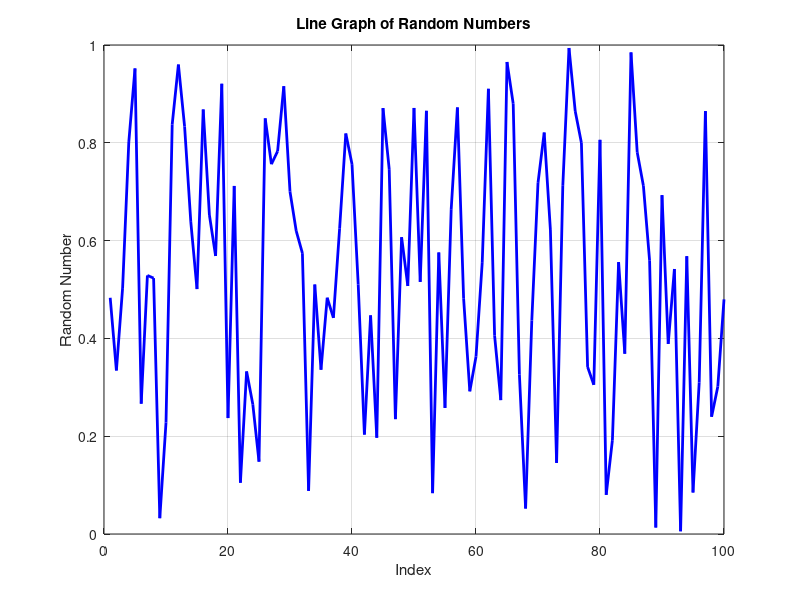

Write MATLAB code to recreate this figure.
% Random Number Sequence Generation and Plotting

% Parameters
n = 100; % Number of random numbers to generate
x = 1:n; % X-axis values (1 to n)

% Generate random numbers
random_numbers = rand(1, n); % Generate n random numbers between 0 and 1

% Plotting
figure;
plot(x, random_numbers, 'b-', 'LineWidth', 2);
xlabel('Index');
ylabel('Random Number');
title('Line Graph of Random Numbers');
grid on;

% Optional: Display the first few random numbers in the command window
disp('First few random numbers:');
disp(random_numbers(1:10));
